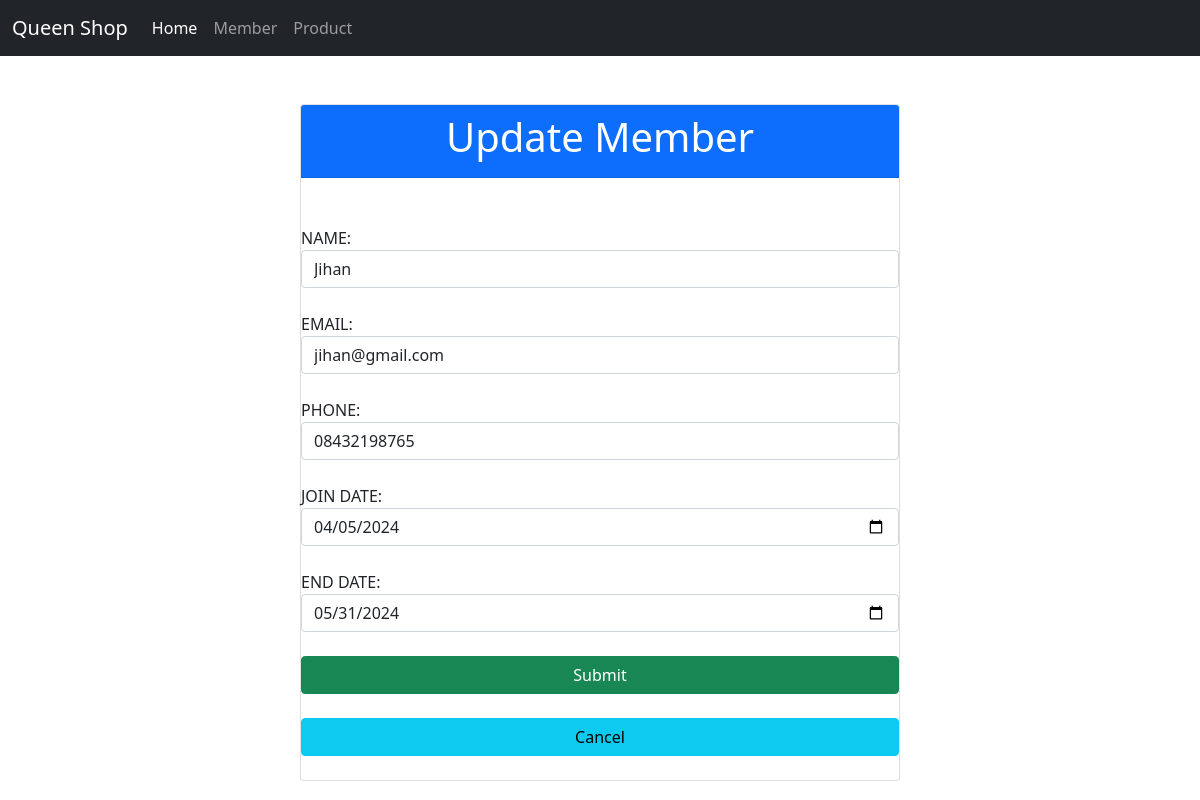
Page /source_code/member.php?id_edit=5 on the committed database.
### tables this page shows
CREATE TABLE `member` (
  `member_id` int(11) NOT NULL AUTO_INCREMENT,
  `member_name` varchar(255) NOT NULL,
  `member_email` varchar(255) NOT NULL,
  `member_phone` varchar(255) NOT NULL,
  `member_join` date NOT NULL,
  `member_endjoin` date NOT NULL,
  PRIMARY KEY (`member_id`)
);

### source_code/controllers/Member.controller.php (called while the page is built, shortened)
<?php
include_once ("views/Member.view.php");
class MemberController
{
  private $member;
  function __construct()
  {
    $this->member = new Member(Conf::$db_host, Conf::$db_user, Conf::$db_pass, Conf::$db_name);
  }
  function edit($id)
  {
    $this->member->open();
    $this->member->getmemberById($id);
    $data = array(
      'member' => $this->member->getmemberById($id)
    );
    $view = new MemberView();
    $view->edit_data($data);
  }
}

### source_code/models/DB.class.php (called while the page is built, shortened)
<?php
class DB
{
    var $db_host = "";
    var $db_user = "";
    var $db_pass = "";
    var $db_name = "";
    var $db_link = "";
    function __construct($db_host, $db_user, $db_pass, $db_name)
    {
        $this->db_host = $db_host;
        $this->db_user = $db_user;
        $this->db_pass = $db_pass;
        $this->db_name = $db_name;
    }
    function open()
    {
        $this->db_link = mysqli_connect($this->db_host, $this->db_user, $this->db_pass, $this->db_name);
    }
    function execute($query)
    {
        $this->result = mysqli_query($this->db_link, $query);
        return $this->result;
    }
}
?>

### source_code/models/Member.class.php (called while the page is built, shortened)
<?php
class Member extends DB
{
    function getmemberById($id)
    {
        $query = "SELECT * FROM member WHERE member.member_id = $id";
        $this->execute($query);
        return $this->getResult();
    }
}

### source_code/views/Member.view.php (the view, shortened to what this page needs)
<?php
class MemberView
{
  public function edit_data($data)
  {
    $form = '
    <form
    action="member.php"
    method="post">
    <br><br><div class="card">
    <div class="card-header bg-primary">
    <h1 class="text-white text-center">Update Member</h1>
    </div><br>
    <input type="hidden" name="id_edit" value="' . $data['member']['member_id'] . '" class="form-control"> <br>
    <label> NAME: </label>
    <input type="text" name="member_name" value="' . $data['member']['member_name'] . '"class="form-control"> <br>
    <label> EMAIL: </label>
    <input type="text" name="member_email" value="' . $data['member']['member_email'] . '"class="form-control"> <br>
    <label> PHONE: </label>
    <input type="text" name="member_phone" value="' . $data['member']['member_phone'] . '"class="form-control"> <br>
    <label> JOIN DATE: </label>
    <input type="date" name="member_join" value="' . $data['member']['member_join'] . '"class="form-control"> <br>
    <label> END DATE: </label>
    <input type="date" name="member_endjoin" value="' . $data['member']['member_endjoin'] . '"class="form-control"> <br>
    <button class="btn btn-success" type="submit" name="update">Submit</button><br>
    <a class="btn btn-info" type="submit" name="cancel" href="index.php">Cancel</a><br>
    </div>
    </form>';
  }
}

### rows in the picture
member: member_name "Jihan", member_email "jihan@gmail.com", member_phone "08432198765", member_join "04/05/2024", member_endjoin "05/31/2024"

### other values in the picture
$this->content "Queen Shop Home Member Product"
